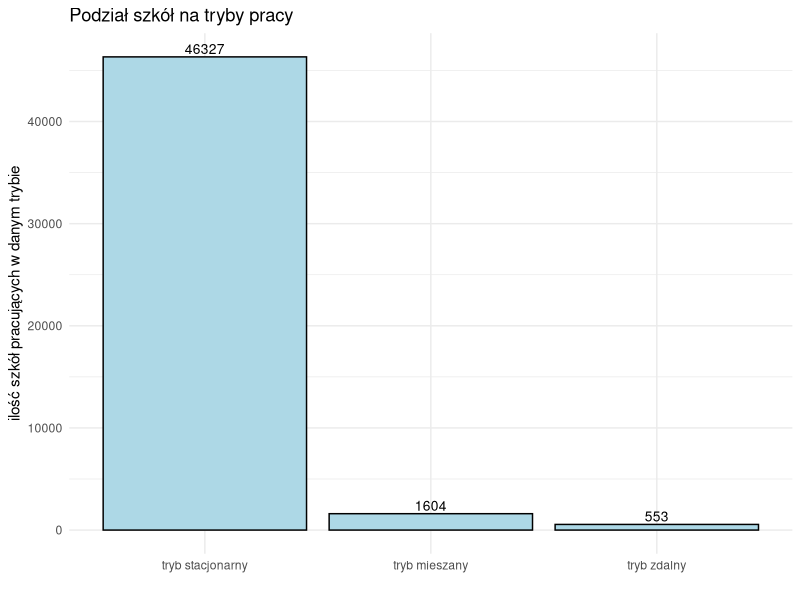

R code for this plot:
## ---- chunk 1
dane <- data.frame(
  tryb_nauki <- c("tryb zdalny", "tryb mieszany", "tryb stacjonarny"),
  ilosc_szkol <- c(553, 1604, 46327)
)

wykres <- ggplot2::ggplot(dane, ggplot2::aes(x = tryb_nauki, y = ilosc_szkol)) +
  ggplot2::geom_bar(stat = "identity", color = "black", fill = "lightblue") +
  ggplot2::geom_text(ggplot2::aes(label = ilosc_szkol), vjust = -0.3, size = 3.5) + 
  ggplot2::scale_x_discrete(limits = c("tryb stacjonarny", "tryb mieszany", "tryb zdalny")) +
  ggplot2::labs(title = "Podział szkół na tryby pracy",x = "", y = "ilość szkół pracujących w danym trybie") +
  ggplot2::theme_minimal()

wykres
